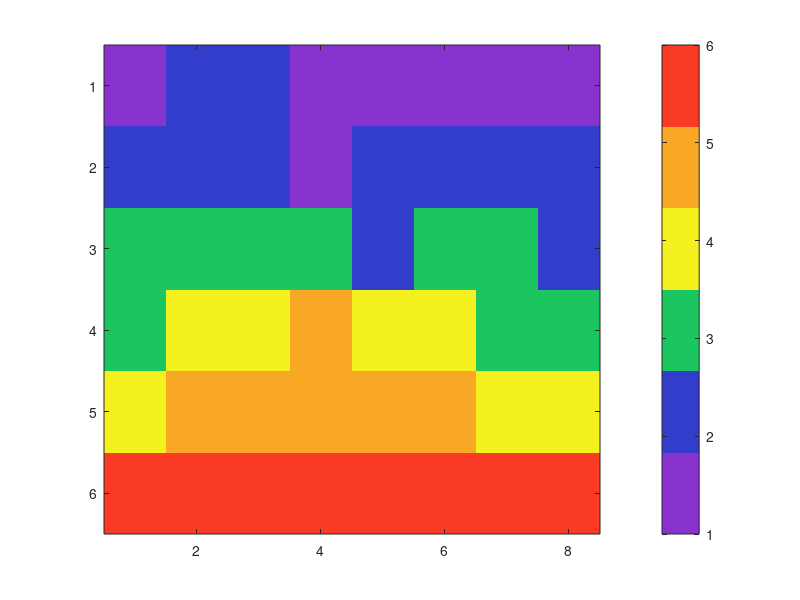

MATLAB code to generate this figure: (Note: this script raises an error after producing the figure.)
%http://stackoverflow.com/questions/3942892/how-do-i-visualize-a-matrix-with-colors-and-values-displayed
data = [1 2 2 1 1 1 1 1; 2 2 2 1 2 2 2 2; 3 3 3 3 2 3 3 2; 3 4 4 5 4 4 3 3; 4 5 5 5 5 5 4 4; 6 6 6 6 6 6 6 6];
handle = imagesc(data);   
hold on;%# Create a colored plot of the matrix values

% purple 136, 51, 206
% blue 51, 61, 204
% green 27, 198, 96
% yellow 244, 241, 31
% orange 249, 168, 37
% red 249, 58, 36

cmap = zeros(6 , 3);
cmap(1, :) = [136, 51, 206]./255;
cmap(2, :) = [51, 61, 204]./255;
cmap(3, :) = [27, 198, 96]./255;
cmap(4, :) = [244, 241, 31]./255;
cmap(5, :) = [249, 168, 37]./255;
cmap(6, :) = [249, 58, 36]./255;

colormap(cmap)
colorbar('Ticks',[1.416, 2.25, 3.083, 3.917, 4.75, 5.583],'YTickLabel', {'1', '2', '3', '4', '5', '6'})
set(gca,'FontName','Times New Roman','FontSize',10);


textStrings = num2str(data(:),'%i');  %# Create strings from the matrix values
textStrings = strtrim(cellstr(textStrings));  %# Remove any space padding
[x, y] = meshgrid(1:8, 1:6); 
%x = meshgrid(1:6);
%y = meshgrid(1:8); %# Create x and y coordinates for the strings
hStrings = text(x(:),y(:),textStrings(:), 'HorizontalAlignment','center', 'FontName','Times New Roman','FontSize',10); %# Plot the strings
midValue = mean(get(gca,'CLim'));  %# Get the middle value of the color range

%set(gca,'XTick',1:8, 'YTick',0.1:0.1:0.6, 'TickLength',[0 0]);
xlabel('Time \it{t}');
ylabel('Proximity parameter \epsilon');
yticklabels(fliplr([0:0.1:0.5]));
%saveas(handle, 'toyMatrix', 'png');
write_fig_300_dpi(handle, 'Fig3');
hold off;